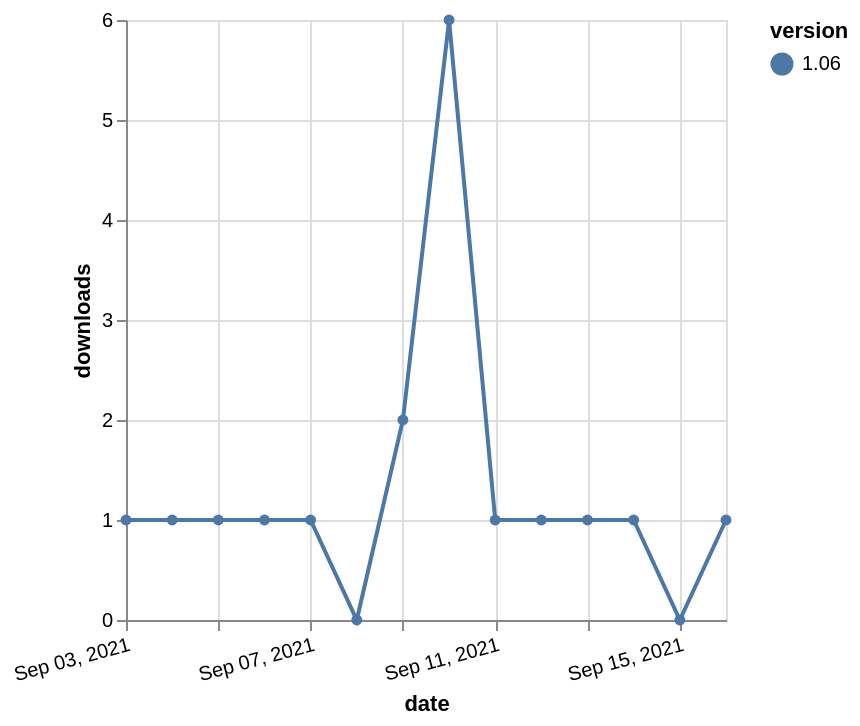

Here is the Vega-Lite specification saved for this chart:
### Vega-Lite specification from a JSON file in a GitHub repository (floating-point values rounded to 4 significant figures)
{"$schema": "https://vega.github.io/schema/vega-lite/v5.json", "description": "A simple bar chart with embedded data.", "data": {"values": [{"date": "2021-09-03", "total": 213, "delta": 1, "version": "1.06"}, {"date": "2021-09-04", "total": 214, "delta": 1, "version": "1.06"}, {"date": "2021-09-05", "total": 215, "delta": 1, "version": "1.06"}, {"date": "2021-09-06", "total": 216, "delta": 1, "version": "1.06"}, {"date": "2021-09-07", "total": 217, "delta": 1, "version": "1.06"}, {"date": "2021-09-08", "total": 217, "delta": 0, "version": "1.06"}, {"date": "2021-09-09", "total": 219, "delta": 2, "version": "1.06"}, {"date": "2021-09-10", "total": 225, "delta": 6, "version": "1.06"}, {"date": "2021-09-11", "total": 226, "delta": 1, "version": "1.06"}, {"date": "2021-09-12", "total": 227, "delta": 1, "version": "1.06"}, {"date": "2021-09-13", "total": 228, "delta": 1, "version": "1.06"}, {"date": "2021-09-14", "total": 229, "delta": 1, "version": "1.06"}, {"date": "2021-09-15", "total": 229, "delta": 0, "version": "1.06"}, {"date": "2021-09-16", "total": 230, "delta": 1, "version": "1.06"}]}, "width": "container", "mark": {"type": "line", "point": {"filled": true}}, "encoding": {"x": {"field": "date", "type": "temporal", "timeUnit": "yearmonthdate", "title": "date", "axis": {"labelAngle": -15}}, "y": {"field": "delta", "type": "quantitative", "title": "downloads"}, "color": {"field": "version", "type": "nominal"}, "tooltip": {"field": "delta"}}}
